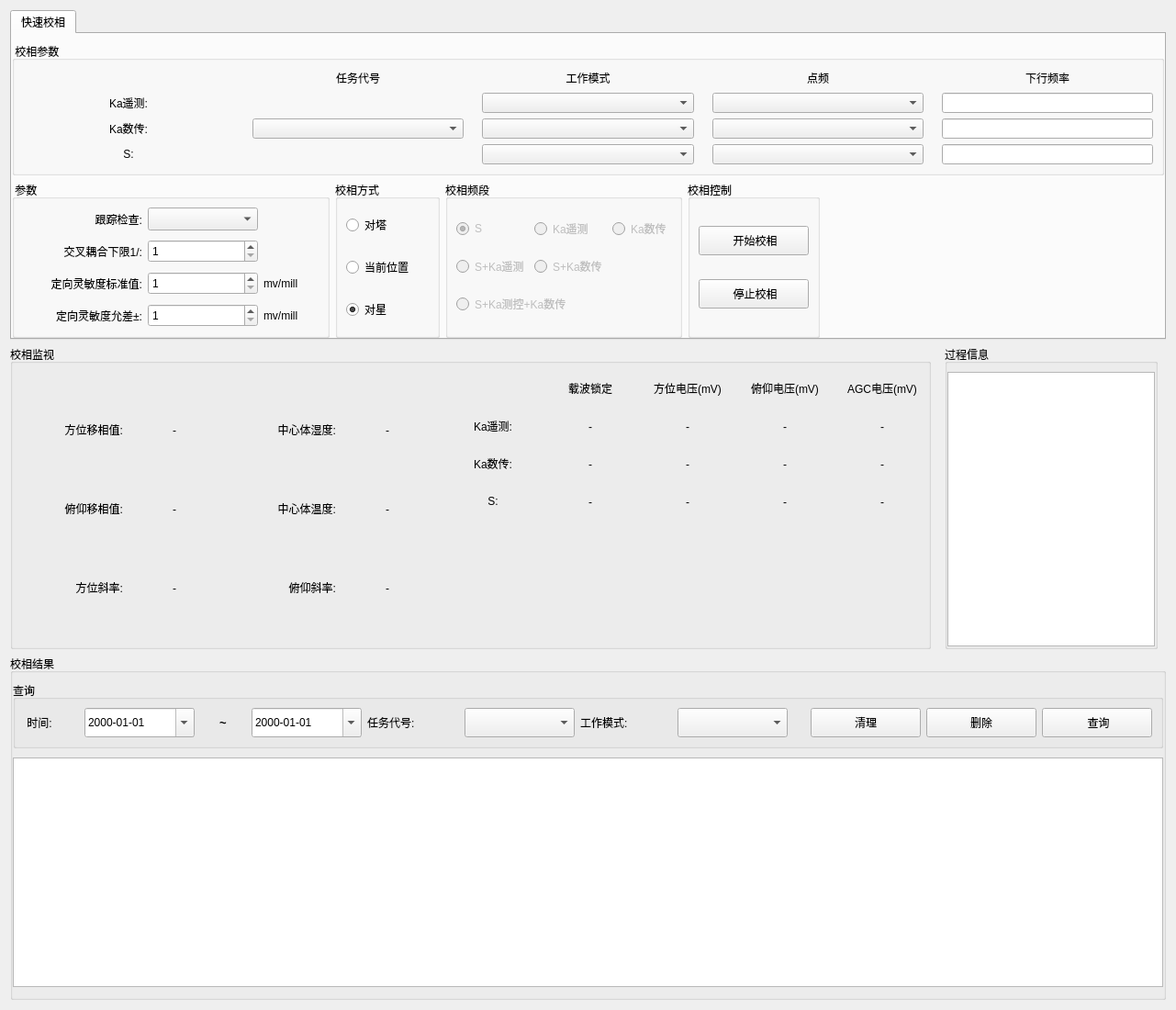
<?xml version="1.0" encoding="UTF-8"?>
<ui version="4.0">
 <class>PhaseCalibration</class>
 <widget class="QWidget" name="PhaseCalibration">
  <property name="geometry">
   <rect>
    <x>0</x>
    <y>0</y>
    <width>1281</width>
    <height>1100</height>
   </rect>
  </property>
  <property name="windowTitle">
   <string>Form</string>
  </property>
  <layout class="QVBoxLayout" name="verticalLayout_3">
   <item>
    <widget class="QTabWidget" name="tabWidget">
     <property name="currentIndex">
      <number>0</number>
     </property>
     <widget class="QWidget" name="quickPC">
      <property name="sizePolicy">
       <sizepolicy hsizetype="Expanding" vsizetype="Expanding">
        <horstretch>0</horstretch>
        <verstretch>0</verstretch>
       </sizepolicy>
      </property>
      <attribute name="title">
       <string>快速校相</string>
      </attribute>
      <layout class="QVBoxLayout" name="verticalLayout">
       <property name="leftMargin">
        <number>0</number>
       </property>
       <property name="rightMargin">
        <number>0</number>
       </property>
       <property name="bottomMargin">
        <number>0</number>
       </property>
       <item>
        <widget class="QGroupBox" name="groupBox">
         <property name="title">
          <string> 校相参数</string>
         </property>
         <layout class="QGridLayout" name="gridLayout_3" columnstretch="0,0,0,0,0">
          <property name="horizontalSpacing">
           <number>20</number>
          </property>
          <item row="1" column="3">
           <widget class="QComboBox" name="yc_dotDrequency"/>
          </item>
          <item row="0" column="4">
           <widget class="QLabel" name="label_33">
            <property name="text">
             <string>下行频率</string>
            </property>
            <property name="alignment">
             <set>Qt::AlignCenter</set>
            </property>
           </widget>
          </item>
          <item row="1" column="4">
           <widget class="QLineEdit" name="yc_downFreqQuick">
            <property name="sizePolicy">
             <sizepolicy hsizetype="Preferred" vsizetype="Fixed">
              <horstretch>0</horstretch>
              <verstretch>0</verstretch>
             </sizepolicy>
            </property>
            <property name="readOnly">
             <bool>true</bool>
            </property>
           </widget>
          </item>
          <item row="0" column="2">
           <widget class="QLabel" name="label_20">
            <property name="text">
             <string>工作模式</string>
            </property>
            <property name="alignment">
             <set>Qt::AlignCenter</set>
            </property>
           </widget>
          </item>
          <item row="1" column="1" rowspan="3">
           <widget class="QComboBox" name="taskCode"/>
          </item>
          <item row="2" column="2">
           <widget class="QComboBox" name="sc_workMode"/>
          </item>
          <item row="3" column="2">
           <widget class="QComboBox" name="s_workMode"/>
          </item>
          <item row="1" column="0">
           <widget class="QLabel" name="label_12">
            <property name="minimumSize">
             <size>
              <width>100</width>
              <height>0</height>
             </size>
            </property>
            <property name="text">
             <string>Ka遥测:</string>
            </property>
            <property name="alignment">
             <set>Qt::AlignCenter</set>
            </property>
           </widget>
          </item>
          <item row="3" column="4">
           <widget class="QLineEdit" name="s_downFreqQuick">
            <property name="sizePolicy">
             <sizepolicy hsizetype="Preferred" vsizetype="Fixed">
              <horstretch>0</horstretch>
              <verstretch>0</verstretch>
             </sizepolicy>
            </property>
            <property name="readOnly">
             <bool>true</bool>
            </property>
           </widget>
          </item>
          <item row="0" column="3">
           <widget class="QLabel" name="label_24">
            <property name="text">
             <string>点频</string>
            </property>
            <property name="alignment">
             <set>Qt::AlignCenter</set>
            </property>
           </widget>
          </item>
          <item row="3" column="0">
           <widget class="QLabel" name="label_15">
            <property name="text">
             <string>S:</string>
            </property>
            <property name="alignment">
             <set>Qt::AlignCenter</set>
            </property>
           </widget>
          </item>
          <item row="2" column="0">
           <widget class="QLabel" name="label_13">
            <property name="text">
             <string>Ka数传:</string>
            </property>
            <property name="alignment">
             <set>Qt::AlignCenter</set>
            </property>
           </widget>
          </item>
          <item row="2" column="4">
           <widget class="QLineEdit" name="sc_downFreqQuick">
            <property name="sizePolicy">
             <sizepolicy hsizetype="Preferred" vsizetype="Fixed">
              <horstretch>0</horstretch>
              <verstretch>0</verstretch>
             </sizepolicy>
            </property>
            <property name="readOnly">
             <bool>true</bool>
            </property>
           </widget>
          </item>
          <item row="2" column="3">
           <widget class="QComboBox" name="sc_dotDrequency"/>
          </item>
          <item row="0" column="1">
           <widget class="QLabel" name="label_25">
            <property name="text">
             <string>任务代号</string>
            </property>
            <property name="alignment">
             <set>Qt::AlignCenter</set>
            </property>
           </widget>
          </item>
          <item row="1" column="2">
           <widget class="QComboBox" name="yc_workMode"/>
          </item>
          <item row="3" column="3">
           <widget class="QComboBox" name="s_dotDrequency"/>
          </item>
         </layout>
        </widget>
       </item>
       <item>
        <widget class="QWidget" name="widget_2" native="true">
         <layout class="QHBoxLayout" name="horizontalLayout_3">
          <property name="leftMargin">
           <number>0</number>
          </property>
          <property name="topMargin">
           <number>0</number>
          </property>
          <property name="rightMargin">
           <number>0</number>
          </property>
          <property name="bottomMargin">
           <number>0</number>
          </property>
          <item>
           <widget class="QGroupBox" name="groupBox_2">
            <property name="title">
             <string> 参数</string>
            </property>
            <layout class="QGridLayout" name="gridLayout_5">
             <property name="verticalSpacing">
              <number>10</number>
             </property>
             <item row="2" column="2">
              <widget class="QLabel" name="label_9">
               <property name="minimumSize">
                <size>
                 <width>60</width>
                 <height>0</height>
                </size>
               </property>
               <property name="text">
                <string>mv/mill</string>
               </property>
              </widget>
             </item>
             <item row="1" column="0">
              <widget class="QLabel" name="label_3">
               <property name="minimumSize">
                <size>
                 <width>130</width>
                 <height>25</height>
                </size>
               </property>
               <property name="text">
                <string> 交叉耦合下限1/:</string>
               </property>
               <property name="alignment">
                <set>Qt::AlignRight|Qt::AlignTrailing|Qt::AlignVCenter</set>
               </property>
              </widget>
             </item>
             <item row="2" column="0">
              <widget class="QLabel" name="label_4">
               <property name="minimumSize">
                <size>
                 <width>130</width>
                 <height>25</height>
                </size>
               </property>
               <property name="text">
                <string>定向灵敏度标准值:</string>
               </property>
               <property name="alignment">
                <set>Qt::AlignRight|Qt::AlignTrailing|Qt::AlignVCenter</set>
               </property>
              </widget>
             </item>
             <item row="3" column="0">
              <widget class="QLabel" name="label_6">
               <property name="minimumSize">
                <size>
                 <width>130</width>
                 <height>25</height>
                </size>
               </property>
               <property name="text">
                <string>定向灵敏度允差±:</string>
               </property>
               <property name="alignment">
                <set>Qt::AlignRight|Qt::AlignTrailing|Qt::AlignVCenter</set>
               </property>
              </widget>
             </item>
             <item row="3" column="2">
              <widget class="QLabel" name="label_10">
               <property name="minimumSize">
                <size>
                 <width>60</width>
                 <height>0</height>
                </size>
               </property>
               <property name="text">
                <string>mv/mill</string>
               </property>
              </widget>
             </item>
             <item row="0" column="0">
              <widget class="QLabel" name="label_2">
               <property name="minimumSize">
                <size>
                 <width>80</width>
                 <height>25</height>
                </size>
               </property>
               <property name="text">
                <string>跟踪检查:</string>
               </property>
               <property name="alignment">
                <set>Qt::AlignRight|Qt::AlignTrailing|Qt::AlignVCenter</set>
               </property>
              </widget>
             </item>
             <item row="0" column="1">
              <widget class="QComboBox" name="followUpInspectionQuick">
               <property name="minimumSize">
                <size>
                 <width>120</width>
                 <height>25</height>
                </size>
               </property>
              </widget>
             </item>
             <item row="1" column="1">
              <widget class="QSpinBox" name="crossCouplingLowerLimitQuick">
               <property name="minimumSize">
                <size>
                 <width>0</width>
                 <height>25</height>
                </size>
               </property>
               <property name="minimum">
                <number>1</number>
               </property>
               <property name="maximum">
                <number>255</number>
               </property>
              </widget>
             </item>
             <item row="2" column="1">
              <widget class="QSpinBox" name="directionalSensitivityQuick">
               <property name="minimumSize">
                <size>
                 <width>0</width>
                 <height>25</height>
                </size>
               </property>
               <property name="minimum">
                <number>1</number>
               </property>
               <property name="maximum">
                <number>65535</number>
               </property>
              </widget>
             </item>
             <item row="3" column="1">
              <widget class="QSpinBox" name="directionalSensitivityToleranceQuick">
               <property name="minimumSize">
                <size>
                 <width>0</width>
                 <height>25</height>
                </size>
               </property>
               <property name="minimum">
                <number>1</number>
               </property>
               <property name="maximum">
                <number>65535</number>
               </property>
              </widget>
             </item>
            </layout>
           </widget>
          </item>
          <item>
           <widget class="QGroupBox" name="groupBox_4">
            <property name="title">
             <string>校相方式</string>
            </property>
            <layout class="QVBoxLayout" name="verticalLayout_4">
             <property name="topMargin">
              <number>0</number>
             </property>
             <property name="bottomMargin">
              <number>0</number>
             </property>
             <item>
              <widget class="QRadioButton" name="towerQuick">
               <property name="minimumSize">
                <size>
                 <width>90</width>
                 <height>0</height>
                </size>
               </property>
               <property name="text">
                <string>对塔</string>
               </property>
              </widget>
             </item>
             <item>
              <widget class="QRadioButton" name="currentLocationQuick">
               <property name="minimumSize">
                <size>
                 <width>90</width>
                 <height>0</height>
                </size>
               </property>
               <property name="text">
                <string>当前位置</string>
               </property>
              </widget>
             </item>
             <item>
              <widget class="QRadioButton" name="satelliteQuick">
               <property name="minimumSize">
                <size>
                 <width>90</width>
                 <height>0</height>
                </size>
               </property>
               <property name="text">
                <string>对星</string>
               </property>
               <property name="checked">
                <bool>true</bool>
               </property>
              </widget>
             </item>
            </layout>
           </widget>
          </item>
          <item>
           <widget class="QGroupBox" name="comboboxFB">
            <property name="title">
             <string>校相频段</string>
            </property>
            <layout class="QGridLayout" name="gridLayout_2">
             <item row="0" column="0">
              <widget class="QRadioButton" name="fb_1">
               <property name="enabled">
                <bool>false</bool>
               </property>
               <property name="text">
                <string>S</string>
               </property>
               <property name="checked">
                <bool>true</bool>
               </property>
              </widget>
             </item>
             <item row="0" column="1">
              <widget class="QRadioButton" name="fb_2">
               <property name="enabled">
                <bool>false</bool>
               </property>
               <property name="text">
                <string>Ka遥测</string>
               </property>
              </widget>
             </item>
             <item row="0" column="2">
              <widget class="QRadioButton" name="fb_3">
               <property name="enabled">
                <bool>false</bool>
               </property>
               <property name="text">
                <string>Ka数传</string>
               </property>
              </widget>
             </item>
             <item row="1" column="1">
              <widget class="QRadioButton" name="fb_5">
               <property name="enabled">
                <bool>false</bool>
               </property>
               <property name="text">
                <string>S+Ka数传</string>
               </property>
              </widget>
             </item>
             <item row="1" column="0">
              <widget class="QRadioButton" name="fb_4">
               <property name="enabled">
                <bool>false</bool>
               </property>
               <property name="text">
                <string>S+Ka遥测</string>
               </property>
              </widget>
             </item>
             <item row="5" column="0" colspan="2">
              <widget class="QRadioButton" name="fb_6">
               <property name="enabled">
                <bool>false</bool>
               </property>
               <property name="text">
                <string>S+Ka测控+Ka数传</string>
               </property>
              </widget>
             </item>
            </layout>
           </widget>
          </item>
          <item>
           <widget class="QGroupBox" name="groupBox_6">
            <property name="title">
             <string>校相控制</string>
            </property>
            <layout class="QVBoxLayout" name="verticalLayout_9">
             <item>
              <widget class="QPushButton" name="start">
               <property name="minimumSize">
                <size>
                 <width>120</width>
                 <height>32</height>
                </size>
               </property>
               <property name="maximumSize">
                <size>
                 <width>120</width>
                 <height>16777215</height>
                </size>
               </property>
               <property name="text">
                <string> 开始校相</string>
               </property>
              </widget>
             </item>
             <item>
              <widget class="QPushButton" name="end">
               <property name="minimumSize">
                <size>
                 <width>120</width>
                 <height>32</height>
                </size>
               </property>
               <property name="maximumSize">
                <size>
                 <width>120</width>
                 <height>16777215</height>
                </size>
               </property>
               <property name="text">
                <string> 停止校相</string>
               </property>
              </widget>
             </item>
            </layout>
           </widget>
          </item>
          <item>
           <spacer name="horizontalSpacer">
            <property name="orientation">
             <enum>Qt::Horizontal</enum>
            </property>
            <property name="sizeHint" stdset="0">
             <size>
              <width>0</width>
              <height>0</height>
             </size>
            </property>
           </spacer>
          </item>
         </layout>
        </widget>
       </item>
      </layout>
     </widget>
    </widget>
   </item>
   <item>
    <widget class="QWidget" name="widget" native="true">
     <layout class="QHBoxLayout" name="horizontalLayout" stretch="0,0,0">
      <property name="spacing">
       <number>15</number>
      </property>
      <property name="leftMargin">
       <number>0</number>
      </property>
      <property name="topMargin">
       <number>0</number>
      </property>
      <property name="rightMargin">
       <number>0</number>
      </property>
      <property name="bottomMargin">
       <number>0</number>
      </property>
      <item>
       <widget class="QGroupBox" name="groupBox_9">
        <property name="minimumSize">
         <size>
          <width>0</width>
          <height>0</height>
         </size>
        </property>
        <property name="title">
         <string>校相监视</string>
        </property>
        <layout class="QHBoxLayout" name="horizontalLayout_8">
         <property name="leftMargin">
          <number>0</number>
         </property>
         <property name="topMargin">
          <number>9</number>
         </property>
         <property name="rightMargin">
          <number>0</number>
         </property>
         <property name="bottomMargin">
          <number>0</number>
         </property>
         <item>
          <layout class="QGridLayout" name="gridLayout">
           <property name="leftMargin">
            <number>0</number>
           </property>
           <item row="2" column="1">
            <widget class="QLabel" name="azge">
             <property name="minimumSize">
              <size>
               <width>100</width>
               <height>35</height>
              </size>
             </property>
             <property name="maximumSize">
              <size>
               <width>100</width>
               <height>32</height>
              </size>
             </property>
             <property name="text">
              <string>-</string>
             </property>
             <property name="alignment">
              <set>Qt::AlignCenter</set>
             </property>
            </widget>
           </item>
           <item row="0" column="0">
            <widget class="QLabel" name="label_19">
             <property name="minimumSize">
              <size>
               <width>120</width>
               <height>0</height>
              </size>
             </property>
             <property name="text">
              <string>方位移相值:</string>
             </property>
             <property name="alignment">
              <set>Qt::AlignRight|Qt::AlignTrailing|Qt::AlignVCenter</set>
             </property>
            </widget>
           </item>
           <item row="0" column="1">
            <widget class="QLabel" name="azpr">
             <property name="minimumSize">
              <size>
               <width>100</width>
               <height>35</height>
              </size>
             </property>
             <property name="maximumSize">
              <size>
               <width>100</width>
               <height>32</height>
              </size>
             </property>
             <property name="text">
              <string>-</string>
             </property>
             <property name="alignment">
              <set>Qt::AlignCenter</set>
             </property>
            </widget>
           </item>
           <item row="2" column="0">
            <widget class="QLabel" name="label_27">
             <property name="minimumSize">
              <size>
               <width>120</width>
               <height>0</height>
              </size>
             </property>
             <property name="text">
              <string>方位斜率:</string>
             </property>
             <property name="alignment">
              <set>Qt::AlignRight|Qt::AlignTrailing|Qt::AlignVCenter</set>
             </property>
            </widget>
           </item>
           <item row="0" column="2">
            <widget class="QLabel" name="label_38">
             <property name="minimumSize">
              <size>
               <width>120</width>
               <height>0</height>
              </size>
             </property>
             <property name="text">
              <string>中心体湿度:</string>
             </property>
             <property name="alignment">
              <set>Qt::AlignRight|Qt::AlignTrailing|Qt::AlignVCenter</set>
             </property>
            </widget>
           </item>
           <item row="1" column="1">
            <widget class="QLabel" name="elpr">
             <property name="minimumSize">
              <size>
               <width>100</width>
               <height>35</height>
              </size>
             </property>
             <property name="maximumSize">
              <size>
               <width>100</width>
               <height>32</height>
              </size>
             </property>
             <property name="text">
              <string>-</string>
             </property>
             <property name="alignment">
              <set>Qt::AlignCenter</set>
             </property>
            </widget>
           </item>
           <item row="1" column="0">
            <widget class="QLabel" name="label_26">
             <property name="minimumSize">
              <size>
               <width>120</width>
               <height>0</height>
              </size>
             </property>
             <property name="text">
              <string>俯仰移相值:</string>
             </property>
             <property name="alignment">
              <set>Qt::AlignRight|Qt::AlignTrailing|Qt::AlignVCenter</set>
             </property>
            </widget>
           </item>
           <item row="0" column="3">
            <widget class="QLabel" name="centerHumidity">
             <property name="minimumSize">
              <size>
               <width>100</width>
               <height>35</height>
              </size>
             </property>
             <property name="maximumSize">
              <size>
               <width>100</width>
               <height>32</height>
              </size>
             </property>
             <property name="text">
              <string>-</string>
             </property>
             <property name="alignment">
              <set>Qt::AlignCenter</set>
             </property>
            </widget>
           </item>
           <item row="1" column="2">
            <widget class="QLabel" name="label_37">
             <property name="minimumSize">
              <size>
               <width>120</width>
               <height>0</height>
              </size>
             </property>
             <property name="text">
              <string>中心体温度:</string>
             </property>
             <property name="alignment">
              <set>Qt::AlignRight|Qt::AlignTrailing|Qt::AlignVCenter</set>
             </property>
            </widget>
           </item>
           <item row="1" column="3">
            <widget class="QLabel" name="centerTemp">
             <property name="minimumSize">
              <size>
               <width>100</width>
               <height>35</height>
              </size>
             </property>
             <property name="maximumSize">
              <size>
               <width>100</width>
               <height>32</height>
              </size>
             </property>
             <property name="text">
              <string>-</string>
             </property>
             <property name="alignment">
              <set>Qt::AlignCenter</set>
             </property>
            </widget>
           </item>
           <item row="2" column="2">
            <widget class="QLabel" name="label_28">
             <property name="minimumSize">
              <size>
               <width>120</width>
               <height>0</height>
              </size>
             </property>
             <property name="text">
              <string>俯仰斜率:</string>
             </property>
             <property name="alignment">
              <set>Qt::AlignRight|Qt::AlignTrailing|Qt::AlignVCenter</set>
             </property>
            </widget>
           </item>
           <item row="2" column="3">
            <widget class="QLabel" name="elge">
             <property name="minimumSize">
              <size>
               <width>100</width>
               <height>35</height>
              </size>
             </property>
             <property name="maximumSize">
              <size>
               <width>100</width>
               <height>32</height>
              </size>
             </property>
             <property name="text">
              <string>-</string>
             </property>
             <property name="alignment">
              <set>Qt::AlignCenter</set>
             </property>
            </widget>
           </item>
          </layout>
         </item>
         <item>
          <spacer name="horizontalSpacer_3">
           <property name="orientation">
            <enum>Qt::Horizontal</enum>
           </property>
           <property name="sizeHint" stdset="0">
            <size>
             <width>40</width>
             <height>20</height>
            </size>
           </property>
          </spacer>
         </item>
         <item>
          <layout class="QVBoxLayout" name="verticalLayout_5">
           <item>
            <layout class="QGridLayout" name="gaugeCircleLayout">
             <item row="1" column="4">
              <widget class="QLabel" name="yc_agc">
               <property name="minimumSize">
                <size>
                 <width>100</width>
                 <height>35</height>
                </size>
               </property>
               <property name="maximumSize">
                <size>
                 <width>100</width>
                 <height>32</height>
                </size>
               </property>
               <property name="text">
                <string>-</string>
               </property>
               <property name="alignment">
                <set>Qt::AlignCenter</set>
               </property>
              </widget>
             </item>
             <item row="2" column="3">
              <widget class="QLabel" name="sc_fy">
               <property name="minimumSize">
                <size>
                 <width>100</width>
                 <height>35</height>
                </size>
               </property>
               <property name="maximumSize">
                <size>
                 <width>100</width>
                 <height>32</height>
                </size>
               </property>
               <property name="text">
                <string>-</string>
               </property>
               <property name="alignment">
                <set>Qt::AlignCenter</set>
               </property>
              </widget>
             </item>
             <item row="3" column="0">
              <widget class="QLabel" name="label_29">
               <property name="minimumSize">
                <size>
                 <width>100</width>
                 <height>0</height>
                </size>
               </property>
               <property name="text">
                <string>S:</string>
               </property>
               <property name="alignment">
                <set>Qt::AlignCenter</set>
               </property>
              </widget>
             </item>
             <item row="3" column="3">
              <widget class="QLabel" name="s_fy">
               <property name="minimumSize">
                <size>
                 <width>100</width>
                 <height>35</height>
                </size>
               </property>
               <property name="maximumSize">
                <size>
                 <width>100</width>
                 <height>32</height>
                </size>
               </property>
               <property name="text">
                <string>-</string>
               </property>
               <property name="alignment">
                <set>Qt::AlignCenter</set>
               </property>
              </widget>
             </item>
             <item row="3" column="2">
              <widget class="QLabel" name="s_fw">
               <property name="minimumSize">
                <size>
                 <width>100</width>
                 <height>35</height>
                </size>
               </property>
               <property name="maximumSize">
                <size>
                 <width>100</width>
                 <height>32</height>
                </size>
               </property>
               <property name="text">
                <string>-</string>
               </property>
               <property name="alignment">
                <set>Qt::AlignCenter</set>
               </property>
              </widget>
             </item>
             <item row="1" column="3">
              <widget class="QLabel" name="yc_fy">
               <property name="minimumSize">
                <size>
                 <width>100</width>
                 <height>35</height>
                </size>
               </property>
               <property name="maximumSize">
                <size>
                 <width>100</width>
                 <height>32</height>
                </size>
               </property>
               <property name="text">
                <string>-</string>
               </property>
               <property name="alignment">
                <set>Qt::AlignCenter</set>
               </property>
              </widget>
             </item>
             <item row="0" column="3">
              <widget class="QLabel" name="label_32">
               <property name="text">
                <string>俯仰电压(mV)</string>
               </property>
               <property name="alignment">
                <set>Qt::AlignCenter</set>
               </property>
              </widget>
             </item>
             <item row="1" column="2">
              <widget class="QLabel" name="yc_fw">
               <property name="minimumSize">
                <size>
                 <width>100</width>
                 <height>35</height>
                </size>
               </property>
               <property name="maximumSize">
                <size>
                 <width>100</width>
                 <height>32</height>
                </size>
               </property>
               <property name="text">
                <string>-</string>
               </property>
               <property name="alignment">
                <set>Qt::AlignCenter</set>
               </property>
              </widget>
             </item>
             <item row="3" column="4">
              <widget class="QLabel" name="s_agc">
               <property name="minimumSize">
                <size>
                 <width>100</width>
                 <height>35</height>
                </size>
               </property>
               <property name="maximumSize">
                <size>
                 <width>100</width>
                 <height>32</height>
                </size>
               </property>
               <property name="text">
                <string>-</string>
               </property>
               <property name="alignment">
                <set>Qt::AlignCenter</set>
               </property>
              </widget>
             </item>
             <item row="3" column="1">
              <widget class="QLabel" name="sInstructions">
               <property name="minimumSize">
                <size>
                 <width>100</width>
                 <height>35</height>
                </size>
               </property>
               <property name="maximumSize">
                <size>
                 <width>100</width>
                 <height>32</height>
                </size>
               </property>
               <property name="text">
                <string>-</string>
               </property>
               <property name="alignment">
                <set>Qt::AlignCenter</set>
               </property>
              </widget>
             </item>
             <item row="0" column="2">
              <widget class="QLabel" name="label_31">
               <property name="text">
                <string>方位电压(mV)</string>
               </property>
               <property name="alignment">
                <set>Qt::AlignCenter</set>
               </property>
              </widget>
             </item>
             <item row="2" column="2">
              <widget class="QLabel" name="sc_fw">
               <property name="minimumSize">
                <size>
                 <width>100</width>
                 <height>35</height>
                </size>
               </property>
               <property name="maximumSize">
                <size>
                 <width>100</width>
                 <height>32</height>
                </size>
               </property>
               <property name="text">
                <string>-</string>
               </property>
               <property name="alignment">
                <set>Qt::AlignCenter</set>
               </property>
              </widget>
             </item>
             <item row="2" column="4">
              <widget class="QLabel" name="sc_agc">
               <property name="minimumSize">
                <size>
                 <width>100</width>
                 <height>35</height>
                </size>
               </property>
               <property name="maximumSize">
                <size>
                 <width>100</width>
                 <height>32</height>
                </size>
               </property>
               <property name="text">
                <string>-</string>
               </property>
               <property name="alignment">
                <set>Qt::AlignCenter</set>
               </property>
              </widget>
             </item>
             <item row="2" column="0">
              <widget class="QLabel" name="label_30">
               <property name="minimumSize">
                <size>
                 <width>100</width>
                 <height>0</height>
                </size>
               </property>
               <property name="text">
                <string>Ka数传:</string>
               </property>
               <property name="alignment">
                <set>Qt::AlignCenter</set>
               </property>
              </widget>
             </item>
             <item row="1" column="0">
              <widget class="QLabel" name="label_17">
               <property name="minimumSize">
                <size>
                 <width>100</width>
                 <height>0</height>
                </size>
               </property>
               <property name="text">
                <string>Ka遥测:</string>
               </property>
               <property name="alignment">
                <set>Qt::AlignCenter</set>
               </property>
              </widget>
             </item>
             <item row="0" column="4">
              <widget class="QLabel" name="label_34">
               <property name="text">
                <string>AGC电压(mV)</string>
               </property>
               <property name="alignment">
                <set>Qt::AlignCenter</set>
               </property>
              </widget>
             </item>
             <item row="1" column="1">
              <widget class="QLabel" name="xKaInstructions">
               <property name="minimumSize">
                <size>
                 <width>100</width>
                 <height>35</height>
                </size>
               </property>
               <property name="maximumSize">
                <size>
                 <width>100</width>
                 <height>32</height>
                </size>
               </property>
               <property name="text">
                <string>-</string>
               </property>
               <property name="alignment">
                <set>Qt::AlignCenter</set>
               </property>
              </widget>
             </item>
             <item row="2" column="1">
              <widget class="QLabel" name="xKaSCInstructions">
               <property name="minimumSize">
                <size>
                 <width>100</width>
                 <height>35</height>
                </size>
               </property>
               <property name="maximumSize">
                <size>
                 <width>100</width>
                 <height>32</height>
                </size>
               </property>
               <property name="text">
                <string>-</string>
               </property>
               <property name="alignment">
                <set>Qt::AlignCenter</set>
               </property>
              </widget>
             </item>
             <item row="0" column="1">
              <widget class="QLabel" name="label_35">
               <property name="minimumSize">
                <size>
                 <width>0</width>
                 <height>35</height>
                </size>
               </property>
               <property name="text">
                <string>载波锁定</string>
               </property>
               <property name="alignment">
                <set>Qt::AlignCenter</set>
               </property>
              </widget>
             </item>
            </layout>
           </item>
           <item>
            <spacer name="verticalSpacer">
             <property name="orientation">
              <enum>Qt::Vertical</enum>
             </property>
             <property name="sizeHint" stdset="0">
              <size>
               <width>20</width>
               <height>40</height>
              </size>
             </property>
            </spacer>
           </item>
          </layout>
         </item>
        </layout>
       </widget>
      </item>
      <item>
       <widget class="QGroupBox" name="groupBox_5">
        <property name="title">
         <string>过程信息</string>
        </property>
        <layout class="QVBoxLayout" name="verticalLayout_8">
         <property name="spacing">
          <number>0</number>
         </property>
         <property name="leftMargin">
          <number>0</number>
         </property>
         <property name="topMargin">
          <number>9</number>
         </property>
         <property name="rightMargin">
          <number>0</number>
         </property>
         <property name="bottomMargin">
          <number>0</number>
         </property>
         <item>
          <widget class="QTextBrowser" name="statusInfo"/>
         </item>
        </layout>
       </widget>
      </item>
      <item>
       <spacer name="horizontalSpacer_4">
        <property name="orientation">
         <enum>Qt::Horizontal</enum>
        </property>
        <property name="sizeHint" stdset="0">
         <size>
          <width>40</width>
          <height>20</height>
         </size>
        </property>
       </spacer>
      </item>
     </layout>
    </widget>
   </item>
   <item>
    <widget class="QGroupBox" name="groupBox_3">
     <property name="title">
      <string>校相结果</string>
     </property>
     <layout class="QVBoxLayout" name="verticalLayout_2">
      <property name="spacing">
       <number>10</number>
      </property>
      <property name="leftMargin">
       <number>0</number>
      </property>
      <property name="rightMargin">
       <number>0</number>
      </property>
      <property name="bottomMargin">
       <number>11</number>
      </property>
      <item>
       <widget class="QGroupBox" name="groupBox_7">
        <property name="title">
         <string>查询</string>
        </property>
        <layout class="QHBoxLayout" name="horizontalLayout_4">
         <item>
          <widget class="QLabel" name="label_7">
           <property name="minimumSize">
            <size>
             <width>60</width>
             <height>0</height>
            </size>
           </property>
           <property name="text">
            <string> 时间:</string>
           </property>
          </widget>
         </item>
         <item>
          <widget class="QDateEdit" name="beginDate">
           <property name="minimumSize">
            <size>
             <width>120</width>
             <height>32</height>
            </size>
           </property>
           <property name="displayFormat">
            <string>yyyy-MM-dd</string>
           </property>
           <property name="calendarPopup">
            <bool>true</bool>
           </property>
          </widget>
         </item>
         <item>
          <widget class="QLabel" name="label_8">
           <property name="sizePolicy">
            <sizepolicy hsizetype="Minimum" vsizetype="Preferred">
             <horstretch>0</horstretch>
             <verstretch>0</verstretch>
            </sizepolicy>
           </property>
           <property name="minimumSize">
            <size>
             <width>50</width>
             <height>0</height>
            </size>
           </property>
           <property name="font">
            <font>
             <pointsize>10</pointsize>
             <weight>75</weight>
             <bold>true</bold>
            </font>
           </property>
           <property name="text">
            <string>~</string>
           </property>
           <property name="alignment">
            <set>Qt::AlignCenter</set>
           </property>
          </widget>
         </item>
         <item>
          <widget class="QDateEdit" name="endDate">
           <property name="minimumSize">
            <size>
             <width>120</width>
             <height>32</height>
            </size>
           </property>
           <property name="displayFormat">
            <string>yyyy-MM-dd</string>
           </property>
           <property name="calendarPopup">
            <bool>true</bool>
           </property>
          </widget>
         </item>
         <item>
          <widget class="QLabel" name="label_14">
           <property name="minimumSize">
            <size>
             <width>100</width>
             <height>0</height>
            </size>
           </property>
           <property name="maximumSize">
            <size>
             <width>120</width>
             <height>16777215</height>
            </size>
           </property>
           <property name="text">
            <string>任务代号:</string>
           </property>
          </widget>
         </item>
         <item>
          <widget class="QComboBox" name="taskCodeSearch">
           <property name="minimumSize">
            <size>
             <width>120</width>
             <height>32</height>
            </size>
           </property>
          </widget>
         </item>
         <item>
          <widget class="QLabel" name="label_16">
           <property name="minimumSize">
            <size>
             <width>100</width>
             <height>0</height>
            </size>
           </property>
           <property name="maximumSize">
            <size>
             <width>120</width>
             <height>16777215</height>
            </size>
           </property>
           <property name="text">
            <string>工作模式:</string>
           </property>
          </widget>
         </item>
         <item>
          <widget class="QComboBox" name="workMode">
           <property name="minimumSize">
            <size>
             <width>120</width>
             <height>32</height>
            </size>
           </property>
          </widget>
         </item>
         <item>
          <spacer name="horizontalSpacer_2">
           <property name="orientation">
            <enum>Qt::Horizontal</enum>
           </property>
           <property name="sizeHint" stdset="0">
            <size>
             <width>40</width>
             <height>20</height>
            </size>
           </property>
          </spacer>
         </item>
         <item>
          <widget class="QPushButton" name="finishing">
           <property name="minimumSize">
            <size>
             <width>120</width>
             <height>32</height>
            </size>
           </property>
           <property name="text">
            <string>清理</string>
           </property>
          </widget>
         </item>
         <item>
          <widget class="QPushButton" name="remove">
           <property name="minimumSize">
            <size>
             <width>120</width>
             <height>32</height>
            </size>
           </property>
           <property name="text">
            <string>删除</string>
           </property>
          </widget>
         </item>
         <item>
          <widget class="QPushButton" name="query">
           <property name="minimumSize">
            <size>
             <width>120</width>
             <height>32</height>
            </size>
           </property>
           <property name="text">
            <string> 查询</string>
           </property>
          </widget>
         </item>
        </layout>
       </widget>
      </item>
      <item>
       <widget class="QTableView" name="tableView">
        <property name="minimumSize">
         <size>
          <width>0</width>
          <height>250</height>
         </size>
        </property>
       </widget>
      </item>
     </layout>
    </widget>
   </item>
  </layout>
 </widget>
 <resources/>
 <connections/>
</ui>
